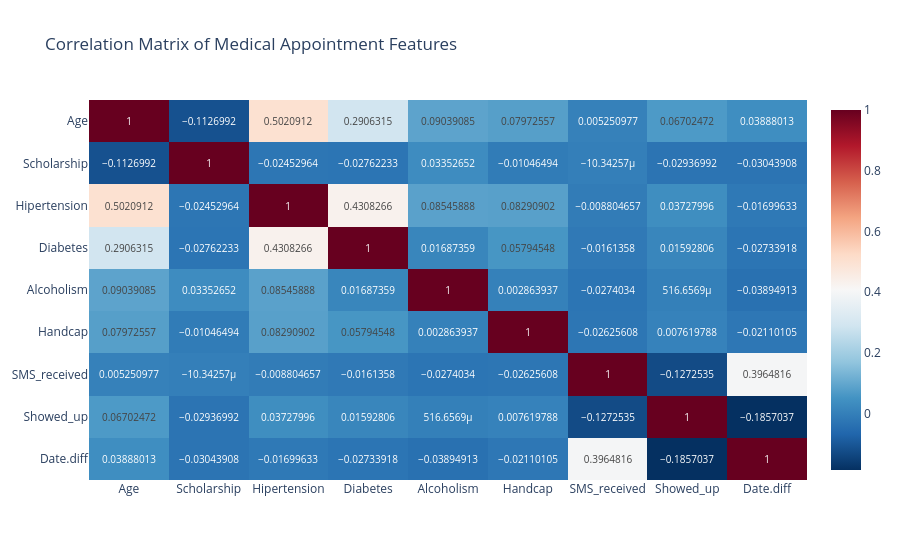

Write notebook code for a chart like this one.
### Code cell
numeric_cols = ['Age', 'Scholarship', 'Hipertension', 'Diabetes', 
                'Alcoholism', 'Handcap', 'SMS_received', 'Showed_up', 'Date.diff']

corr_matrix = df[numeric_cols].corr()

fig = px.imshow(corr_matrix, 
                text_auto=True, 
                color_continuous_scale='RdBu_r', 
                aspect='auto',
                title='Correlation Matrix of Medical Appointment Features')
fig.show()

### Figure 1 — Plotly figure (JSON) as saved in the notebook; plotly's stock layout.template omitted (floating-point values rounded to 4 significant figures)
{"data": [{"coloraxis": "coloraxis", "hovertemplate": "x: %{x}<br>y: %{y}<br>color: %{z}<extra></extra>", "name": "0", "texttemplate": "%{z}", "type": "heatmap", "x": ["Age", "Scholarship", "Hipertension", "Diabetes", "Alcoholism", "Handcap", "SMS_received", "Showed_up", "Date.diff"], "xaxis": "x", "y": ["Age", "Scholarship", "Hipertension", "Diabetes", "Alcoholism", "Handcap", "SMS_received", "Showed_up", "Date.diff"], "yaxis": "y", "z": [[1.0, -0.1127, 0.5021, 0.2906, 0.09039, 0.07973, 0.005251, 0.06702, 0.03888], [-0.1127, 1.0, -0.02453, -0.02762, 0.03353, -0.01046, -1.034e-05, -0.02937, -0.03044], [0.5021, -0.02453, 1.0, 0.4308, 0.08546, 0.08291, -0.008805, 0.03728, -0.017], [0.2906, -0.02762, 0.4308, 1.0, 0.01687, 0.05795, -0.01614, 0.01593, -0.02734], [0.09039, 0.03353, 0.08546, 0.01687, 1.0, 0.002864, -0.0274, 0.0005167, -0.03895], [0.07973, -0.01046, 0.08291, 0.05795, 0.002864, 1.0, -0.02626, 0.00762, -0.0211], [0.005251, -1.034e-05, -0.008805, -0.01614, -0.0274, -0.02626, 1.0, -0.1273, 0.3965], [0.06702, -0.02937, 0.03728, 0.01593, 0.0005167, 0.00762, -0.1273, 1.0, -0.1857], [0.03888, -0.03044, -0.017, -0.02734, -0.03895, -0.0211, 0.3965, -0.1857, 1.0]]}], "layout": {"coloraxis": {"autocolorscale": false, "colorscale": [[0, "rgb(5,48,97)"], [0.1, "rgb(33,102,172)"], [0.2, "rgb(67,147,195)"], [0.3, "rgb(146,197,222)"], [0.4, "rgb(209,229,240)"], [0.5, "rgb(247,247,247)"], [0.6, "rgb(253,219,199)"], [0.7, "rgb(244,165,130)"], [0.8, "rgb(214,96,77)"], [0.9, "rgb(178,24,43)"], [1, "rgb(103,0,31)"]]}, "title": {"text": "Correlation Matrix of Medical Appointment Features"}, "xaxis": {"anchor": "y", "domain": [0, 1]}, "yaxis": {"anchor": "x", "autorange": "reversed", "domain": [0, 1]}}}
